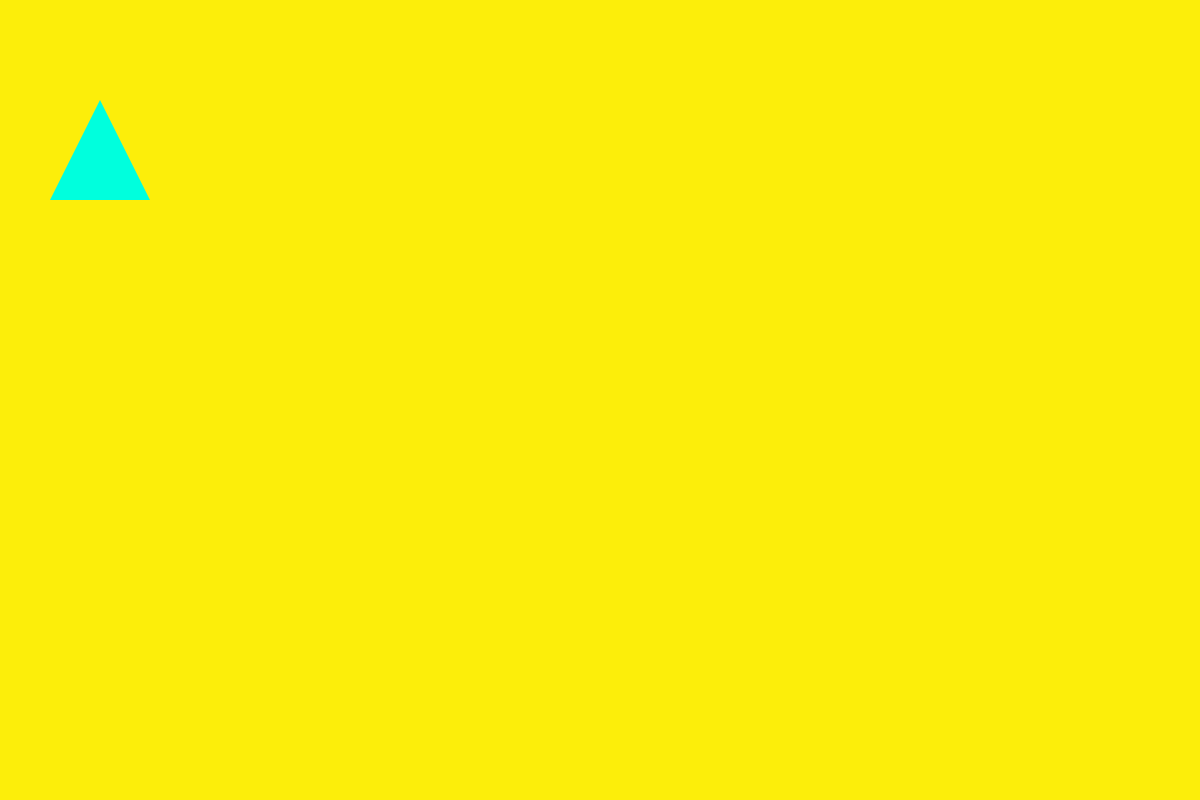
Frame 1 (no input)
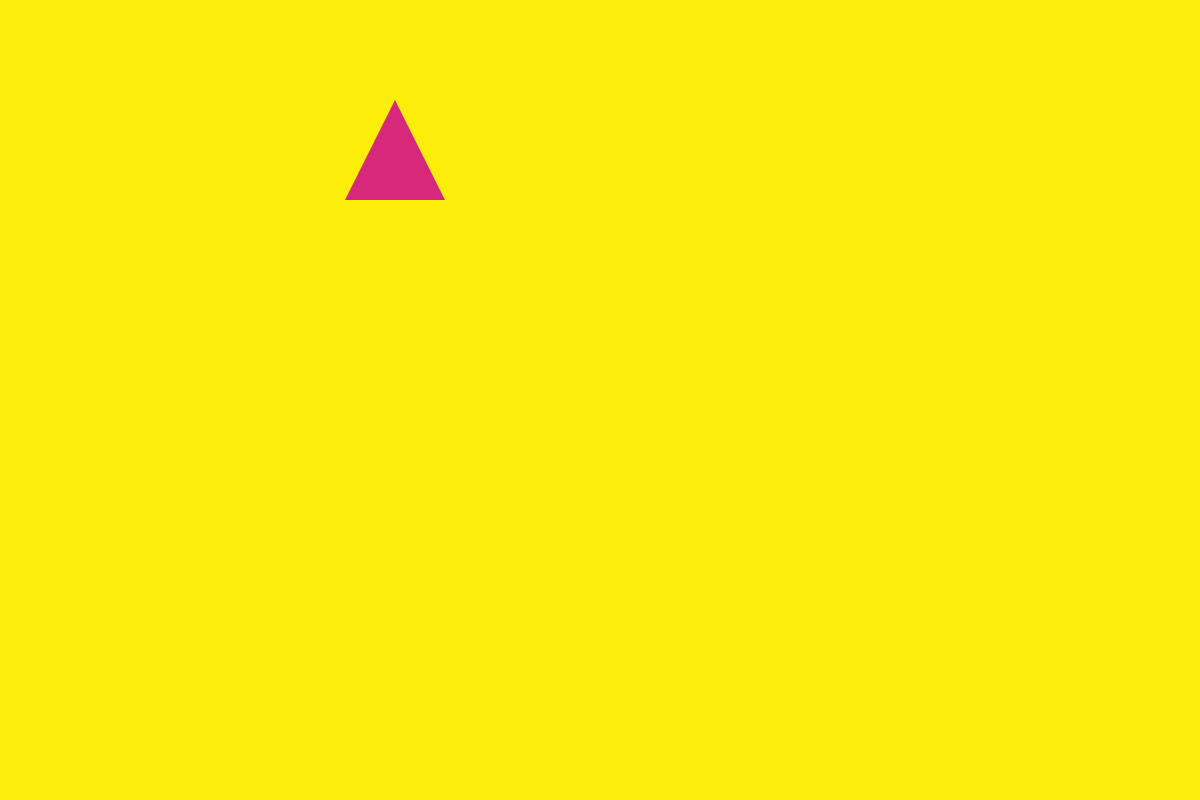
Frame 60 (no input)
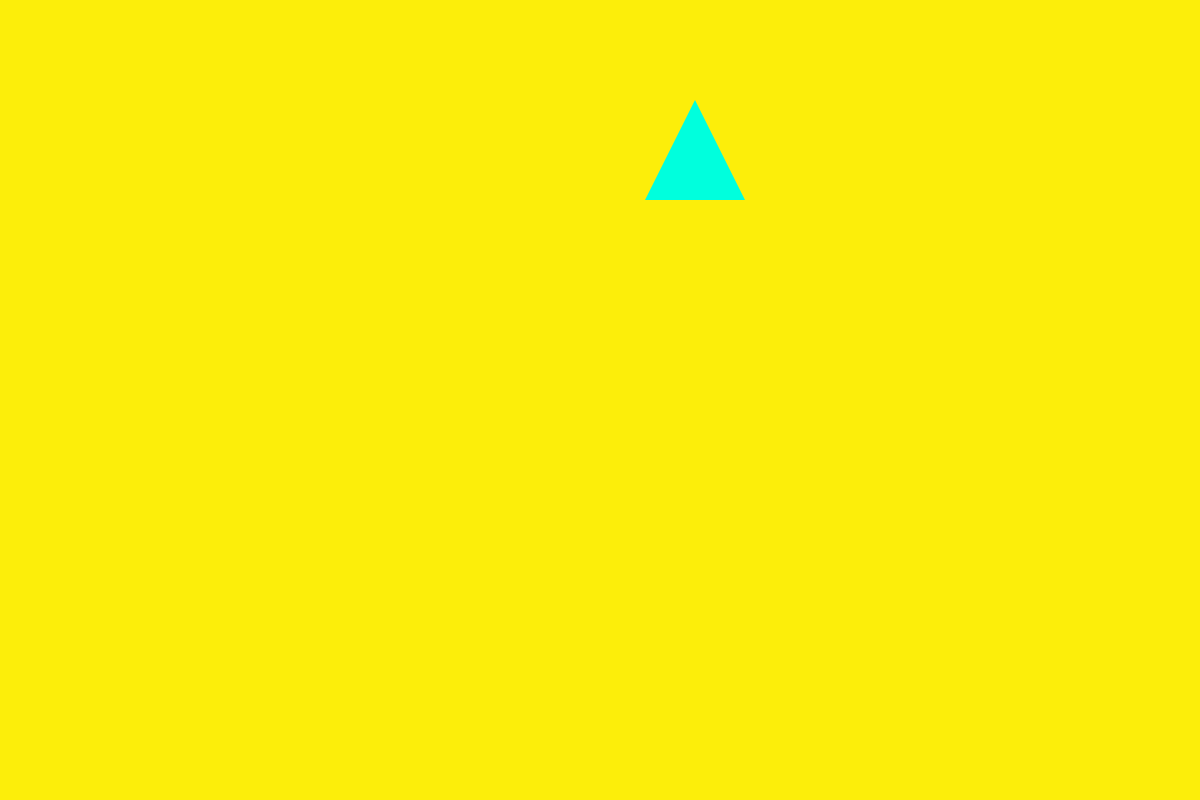
Frame 120 (the mouse pressed at the canvas centre since frame 60)

The p5.js sketch that drew these frames (run headless with seeded random() and noise() and a simulated clock; from frame 60 on, the mouse is pressed at the canvas centre):

// p5.js sketch
// ── sketch.js
let x = 50;
let x1 = 100;
let y = 150;
let speed = 5;
let startColor;
let endColor;
let amt = 0;


function setup() {
    createCanvas(windowWidth, 800);

}

function draw() {
    colorMode(RGB);
    background(252, 238, 10);
    shape();
    bounce();

}

function bounce() {
    x = x + speed;
    x1 = x1 + speed;
    y = y + speed;
    if (y > windowWidth || x < 0) {
        speed = speed * -1;
    }
}

function shape() {

    let startColor = color('hsl(172, 100%, 50%)');
    let endColor = color('hsl(335, 100%, 50%)');
    amt += 0.01;
    let colorTransition = (lerpColor(startColor,endColor,smoothstep(0.3,0.7, amt)));
    if (amt >= 1){
        amt =  0.0;
    }

    noStroke();
    fill(colorTransition);
    triangle(x, 200, x1, 100, y, 200);

}
function smoothstep(edge0, edge1, x) {
    x = constrain((x - edge0) / (edge1 - edge0), 0.0, 1.0);
    return x * x * (3 - 2 * x);
}
